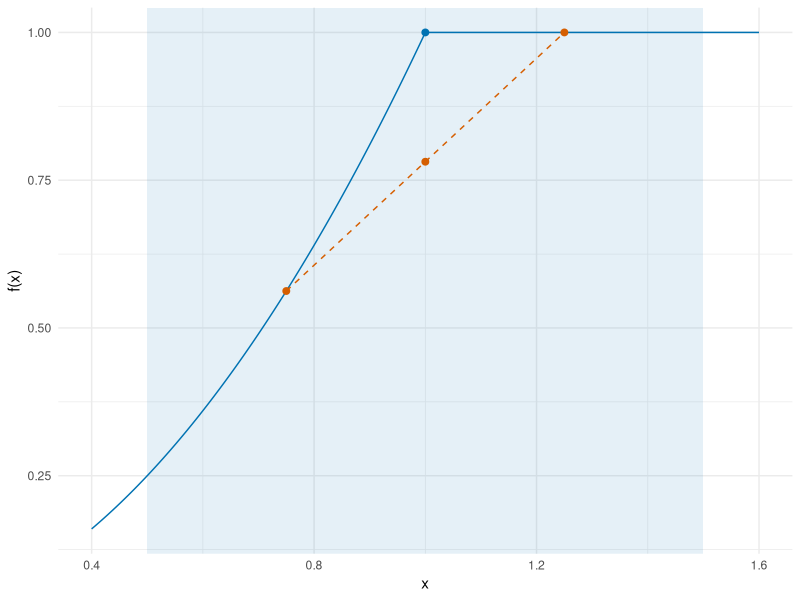

The R script that drew this image:
## ---- chunk 1
#| label: convex-at-r
#| fig-alt: >-
#|   The graph of f(x) = min(x^2, 1) for x from 0.4 to 1.6: rising as x^2 up
#|   to x = 1, then flat at height 1. The open ball of radius 0.5 around 1,
#|   the interval from 0.5 to 1.5, is shaded. A dashed vermilion chord joins
#|   (0.75, 0.5625) and (1.25, 1) and passes through (1, 0.78125), below the
#|   graph's value 1 at x = 1.
#| fig-height: 3.5
#| fig-width: 6
ca_x_ca <- seq(0.4, 1.6, length.out = 241)
ca_square_ca <- ca_x_ca^2
ca_f_ca <- pmin(ca_square_ca, 1)
ca_graph_ca <- tibble::tibble(x = ca_x_ca, f = ca_f_ca)
ca_ends_ca <- c(0.75, 1.25)
ca_end_squares_ca <- ca_ends_ca^2
ca_end_f_ca <- pmin(ca_end_squares_ca, 1)
ca_chord_ca <- tibble::tibble(x = ca_ends_ca, f = ca_end_f_ca)
ca_chord_mid_ca <- mean(ca_end_f_ca)
ca_mid_x_ca <- c(1, 1)
ca_mid_f_ca <- c(ca_chord_mid_ca, 1)
ca_mid_ca <- tibble::tibble(x = ca_mid_x_ca, f = ca_mid_f_ca)
ca_mid_cols_ca <- c("#D55E00", "#0072B2")
ca_graph_ca |>
  ggplot2::ggplot() +
  ggplot2::aes(x = x, y = f) +
  ggplot2::annotate(
    "rect",
    xmin = 0.5, xmax = 1.5, ymin = -Inf, ymax = Inf,
    fill = "#0072B2", alpha = 0.1
  ) +
  ggplot2::geom_line(colour = "#0072B2") +
  ggplot2::geom_line(
    data = ca_chord_ca, colour = "#D55E00", linetype = "dashed"
  ) +
  ggplot2::geom_point(data = ca_chord_ca, colour = "#D55E00", size = 2) +
  ggplot2::geom_point(data = ca_mid_ca, colour = ca_mid_cols_ca, size = 2) +
  ggplot2::labs(x = "x", y = "f(x)") +
  ggplot2::theme_minimal()
